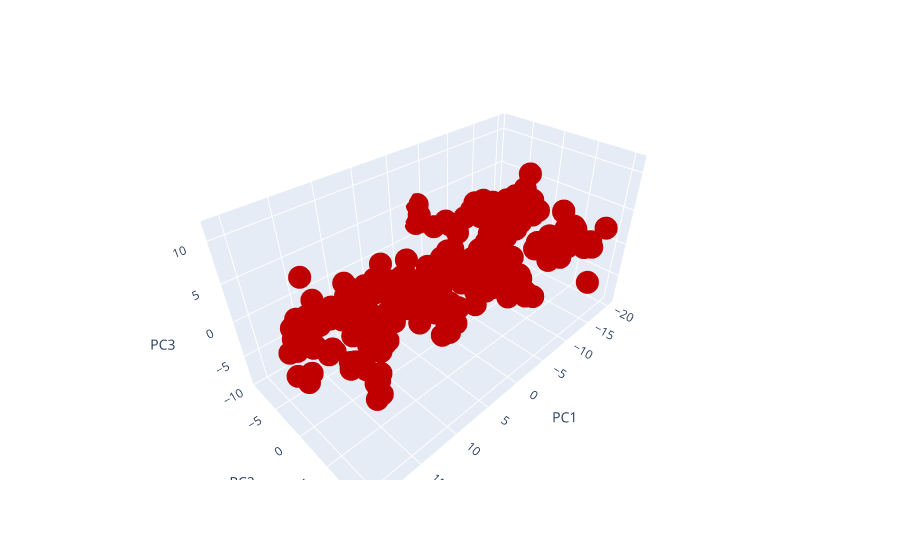

Source (notebook cell):
### Markdown cell above
Reduce the dimensionality to 3 components using PCA

### Code cell
import plotly.express as px
import pandas as pd

olivetti_train_pca3_reduced = PCA(n_components=3, random_state=42).fit_transform(olivetti_train)
df_pca_3 = pd.DataFrame(olivetti_train_pca3_reduced, 
                        columns=['PC1', 
                                 'PC2', 
                                 'PC3'])

fig = px.scatter_3d(df_pca_3, x='PC1', 
                    y='PC2', 
                    z='PC3').update_traces(marker= dict(color= '#C00000'))
fig.show()

### Figure 1 — Plotly figure (JSON) as saved in the notebook; plotly's stock layout.template omitted (floating-point values rounded to 4 significant figures; data arrays with more than 128 entries replaced by an {"elided": "..."} marker saying what was removed)
{"data": [{"hovertemplate": "PC1=%{x}<br>PC2=%{y}<br>PC3=%{z}<extra></extra>", "legendgroup": "", "marker": {"color": "#C00000", "symbol": "circle"}, "mode": "markers", "name": "", "scene": "scene", "showlegend": false, "type": "scatter3d", "x": {"elided": "280 float values"}, "y": {"elided": "280 float values"}, "z": {"elided": "280 float values"}}], "layout": {"legend": {"tracegroupgap": 0}, "margin": {"t": 60}, "scene": {"domain": {"x": [0, 1], "y": [0, 1]}, "xaxis": {"title": {"text": "PC1"}}, "yaxis": {"title": {"text": "PC2"}}, "zaxis": {"title": {"text": "PC3"}}}}}
